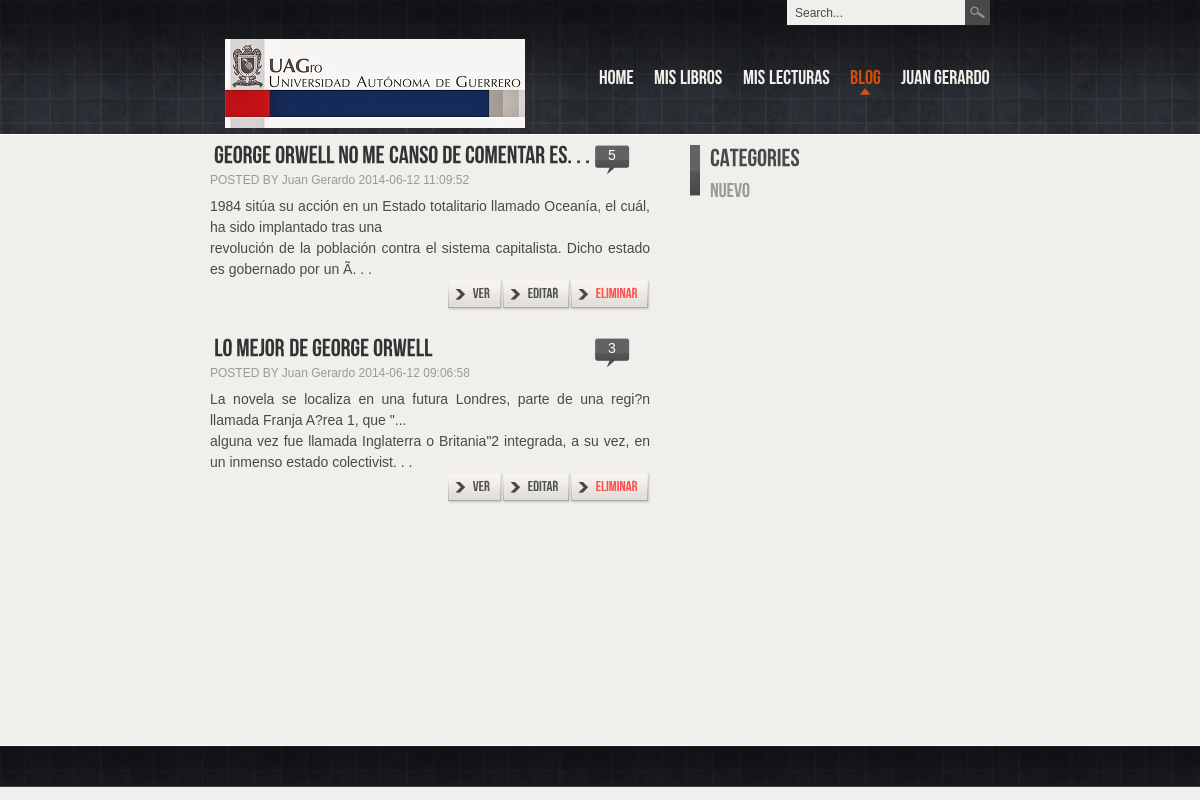
The page /blogs.php (signed in) on the database its author committed.
### tables this page shows
CREATE TABLE IF NOT EXISTS `usuario` (
  `idusuario` int(11) NOT NULL AUTO_INCREMENT,
  `nombre` varchar(100) DEFAULT NULL,
  `sexo` char(1) DEFAULT NULL COMMENT 'm = masculino\nf = femenino',
  `correo` varchar(100) DEFAULT NULL,
  `facebook` varchar(100) DEFAULT NULL,
  `telefono` varchar(20) DEFAULT NULL,
  `direccion` varchar(100) DEFAULT NULL,
  `idunidad` int(11) DEFAULT NULL,
  `password` text,
  PRIMARY KEY (`idusuario`),
  KEY `idx_usuario` (`idunidad`)
);

CREATE TABLE IF NOT EXISTS `publicacion` (
  `idpublicacion` int(11) NOT NULL AUTO_INCREMENT,
  `idlectura` int(11) DEFAULT NULL,
  `contenido` varchar(5000) DEFAULT NULL,
  `titulo` varchar(100) DEFAULT NULL,
  `hora` timestamp NULL DEFAULT CURRENT_TIMESTAMP,
  PRIMARY KEY (`idpublicacion`),
  KEY `idx_comentario` (`idlectura`)
);

### blogs.php (the view, shortened to what this page needs)
<?php require_once('Connections/coneccion.php'); ?>
<?php
	$sql = "select \n"
    . "publicacion.idpublicacion, \n"
    . "usuario.nombre, \n"
    . "libro.titulo, \n"
    . "publicacion.titulo as tPublicacion, \n"
    . "publicacion.contenido, \n"
    . "publicacion.hora\n"
    . "from usuario,publicacion,libro inner join lectura\n"
    . "where\n"
    . "usuario.idusuario = ".$_SESSION['idusuario']."\n"
    . "and publicacion.idlectura = lectura.idlectura\n"
    . "and lectura.idusuario = usuario.idusuario\n"
    . "and lectura.idlibro = libro.idlibro\n"
    . "ORDER BY `publicacion`.`hora` DESC LIMIT 0, 30 ";
$publicaciones = mysql_query($sql, $coneccion) or die(mysql_error());
?>
<!DOCTYPE html PUBLIC "-//W3C//DTD XHTML 1.0 Strict//EN" "http://www.w3.org/TR/xhtml1/DTD/xhtml1-strict.dtd">
<html xmlns="http://www.w3.org/1999/xhtml" xml:lang="en" lang="en">
	<head>
		<link rel="stylesheet" href="css/style.css" type="text/css" media="screen" />
		<link rel="stylesheet" href="js/prettyPhoto/css/prettyPhoto.css" type="text/css" media="screen" />
		<link rel="stylesheet" type="text/css" media="screen" href="css/superfish-custom.css" />
        <link rel="stylesheet" href="css/jquery.tabs.css" type="text/css" media="print, projection, screen" />
	</head>
	<body>
		<div id="header">
		<div class="degree">
			<div class="wrapper">
				<a href="index.html"><img src="img/logo.png" alt="Logo" id="logo" /></a>
				<div class="top-search">
					<form  method="get" id="searchform" action="">
						<div>
							<input type="text" value="Search..." name="s" id="s" onfocus="defaultInput(this)" onblur="clearInput(this)" />
							<input type="submit" id="searchsubmit" value=" " />
						</div>
					</form>
				</div>
				<div id="nav-holder">
					<ul id="nav" class="sf-menu">
						<li ><a href="home.php">HOME</a>
						</li>
						<li  ><a href="libros.php">MIS LIBROS</a>
						</li>
						<li><a href="lecturas.php">MIS LECTURAS</a>
						</li><li class="current_page_item"><a href="blogs.php">BLOG</a>
						</li>
						<li><a href="about.php?idusuario=<?php echo $_SESSION['idusuario'];?>"> <?php echo $_SESSION['nombre'];?></a>
						</li>
					</ul>
				</div>
			</div>
		</div>
		</div>
		<div id="main">
			<div class="wrapper">
				<div class="content-blog">
						<div id="posts">
						<?php
								if($row_publicacion = mysql_fetch_assoc($publicaciones))
									{
						do{
					$sqlComents = "select count(*) as total from comentarios where idpublicacion = ".$row_publicacion['idpublicacion']."\n"
    				. "";
						$comentarios = mysql_query($sqlComents, $coneccion) or die(mysql_error());
						$resultado = -1;
						if($numComents = mysql_fetch_assoc($comentarios)){
							$resultado = $numComents['total'] ;
						}else{
						$resultado = "Sin comentarios...";
						}
						?>
							<div class="post">
								<div class="post-header">
									<div class="post-title">
									<a href="singleBlog.php?idpublicacion=<?php echo $row_publicacion['idpublicacion'];?>" >
									<?php
									if( strlen($row_publicacion['tPublicacion']) > 45 )
										$row_publicacion['tPublicacion'] = 	substr($row_publicacion['tPublicacion'],0,40).". . . ";
									?>	 </a>
									</div>
									<div class="post-meta">
										POSTED BY <a href="#"> <?php echo $_SESSION['nombre'];?> <?php echo $row_publicacion['hora']; ?>
										</a></div>
										<div class="n-comments"><?php echo $resultado ?></div>
								</div>
							 		<div class="excerpt">
									 <?php echo nl2br(substr($row_publicacion['contenido'],0,200)).". . ."; ?>
							  </div>
									<p>
									<a href="eliminarRegistro.php?idpublicacion=<?php echo $row_publicacion['idpublicacion'];?>"
									class="link-button right" style="color:#FF4F4F" ><span> Eliminar </span></a>
									<a href="editarBlog.php?idpublicacion=<?php echo $row_publicacion['idpublicacion'];?>"
									class="link-button right"><span> Editar </span></a>
									<a href="singleBlog.php?idpublicacion=<?php echo $row_publicacion['idpublicacion'];?>"
									class="link-button right">
									<span>Ver </span>									</a></p>
							</div>
<?php } while ($row_publicacion = mysql_fetch_assoc($publicaciones));
}
?>
							<p class="clear"></p>
                        </div>
						<ul id="sidebar">
							<li>
								<h2 class="custom"><span>CATEGORIES</span></h2>
								<ul>
									<li class="cat-item"><a href="lecturas.php" title="Escribe un nuevo blog!">Nuevo</a></li>
								</ul>
							</li>
						</ul>
				</div>
	</div>
		</div>
		<div id="footer">
		<div class="degree">
		</div>
		</div>
		<div id="bottom">
</div>
	</body>
</html>

### css/style.css (style rules this page uses)
.clear { clear:both; height:1px; }
body { line-height: 1; color: #49494b; background: #f0efeb; font-family: Tahoma, Arial, Helvetica, sans-serif; font-size: 14px; font-size: 14px; text-align: justify; width: auto; }
a { color: #42c8f4; }
h2 { font-size: 28px; }
h1, h2, h3, h4, h5, h6 { margin-bottom: .0em; }
#header #main, #footer, #bottom { width: 100%; }
#header { height: 134px; background: #e5e3dc url(../img/bgs/webtreats/webtreats_blue_creme_pattern_87.jpg); border-bottom: 1px solid #fff; }
#home-header .degree, #header .degree { background:url(../img/top-degree.png) repeat-x; height: 100%; width: 100%; }
.wrapper { width: 800px; margin: 0 auto; position: relative; }
#logo { position: absolute; top:39px; left: 25px; }
.top-search { position: absolute; top:0px; right: 10px; }
.right { float: right; }
.content-blog { overflow: hidden; margin-top: 10px; min-height: 600px; line-height: 1.5em; width: 800px; }
.content p, .content-blog p { margin-bottom: 21px; }
.link-button { display: table; height: 31px; padding-left: 15px; font-size: 14px; line-height: 1em; color: #515153; background: url(../img/sprites.png) 0px -205px no-repeat; }
.link-button span { display: block; height: 31px; margin-left: 5px; padding-left: 5px; padding-top: 7px; padding-right: 12px; background: url(../img/sprites.png) no-repeat right -166px; }
#searchform #s { color: #49494b; font-size: 12px; width: 160px; height: 21px; margin: 0px 0px 5px 0px; padding: 2px 35px 2px 8px; border: 0; background: #f0efeb; }
#searchform #searchsubmit { position: absolute; top: 0px; right: 0px; width: 25px; height: 25px; border: 0px; background: url(../img/sprites.png) no-repeat transparent 0px 0px; }
#nav-holder { width: 700px; position: absolute; top:68px; right: 10px; font-size: 20px; }
#nav { display: block; float: right; }
#nav li { display: block; float: left; padding-left: 20px; }
#nav li:first-child { padding-left: 0px; }
#nav li a { color: #f0efeb; text-decoration: none; padding-bottom: 5px; }
#nav>li>a:hover, #nav>li.current_page_item>a { color: #d24c0a; background: url(../img/sprites.png) no-repeat center -51px; }
#posts { width: 450px; float: left; margin-bottom: 20px; }
.post { margin-bottom: 20px; overflow: hidden; width: inherit; }
#posts .post-header { position: relative; margin-bottom: 5px; margin-left: 10px; }
#posts .post-header .post-title { width: auto; }
#posts .post-header .post-title a { font-size: 24px; color: #333333; text-decoration: none; }
#posts .post-header .post-meta { font-size: 12px; color: #999999; }
#posts .post-header .post-meta a { color: #999999; text-decoration: none; }
#posts .post-header .n-comments { position: absolute; color: #fff; text-align: center; top:0px; right: 20px; width: 36px; height: 30px; background: url(../img/sprites.png) no-repeat -394px -343px; }
#posts .excerpt { margin-left: 10px; text-align: justify; }
#sidebar { width: 310px; float: right; margin-top: 0px; margin-left: 10px; background: url(../img/sprites.png) no-repeat -950px -667px; overflow: auto; }
#sidebar a { color: #1f1f1f; text-decoration: none; }
#sidebar li { font-size: 20px; }
#sidebar>li { margin-left: 20px; }
#sidebar li h2 { display: block; font-size: 24px; line-height: 1.2em; }
#sidebar li ul li { display: block; border-bottom: 1px solid #999999; padding: 7px 0px; }
#sidebar ul li a { color: #999999; text-decoration: none; }
#sidebar li ul li:last-child { border: none; }
#footer { position: relative; width: 100%; background: #e5e3dc url(../img/bgs/webtreats/webtreats_blue_creme_pattern_87.jpg); border-top: 1px solid #fff; }
#footer .degree { background:url(../img/top-degree.png) repeat-x; height: 100%; width: 100%; padding-top: 20px; padding-bottom: 20px; }
#bottom { color: #989797; font-size: 12px; line-height: 1.5em; font-weight: light; width: 100%; border-top: 1px solid #424345; background: #0d0d0d; }

### css/superfish-custom.css (style rules this page uses)
.sf-menu, .sf-menu * { margin: 0; padding: 0; list-style: none; }
.sf-menu { line-height: 1.0; }
.sf-menu li { float: left; position: relative; }
.sf-menu a { display: block; position: relative; }

### rows shown on the page
usuario: publicacion.hora "2014-06-12 11:09:52", resultado "5", publicacion.contenido "1984 sitúa su acción en un Estado totalitario llamado Oceanía, el cuál, ha sido implantado tras una revolución de la población contra el sistema capitalista. Dicho estado es gobernado por un Ã", shows a picture, publicacion.hora "2014-06-12 09:06:58", resultado "3", publicacion.contenido "La novela se localiza en una futura Londres, parte de una regi?n llamada Franja A?rea 1, que \"... alguna vez fue llamada Inglaterra o Britania\"2 integrada, a su vez, en un inmenso estado colectivist"
